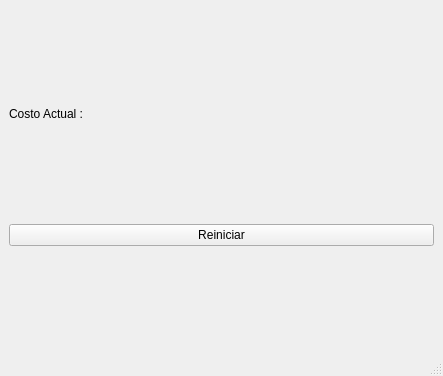
<?xml version="1.0" encoding="UTF-8"?>
<ui version="4.0">
 <class>MainWindow</class>
 <widget class="QMainWindow" name="MainWindow">
  <property name="geometry">
   <rect>
    <x>0</x>
    <y>0</y>
    <width>443</width>
    <height>376</height>
   </rect>
  </property>
  <property name="windowTitle">
   <string>MainWindow</string>
  </property>
  <widget class="QWidget" name="centralwidget">
   <layout class="QGridLayout" name="gridLayout_2">
    <item row="2" column="0">
     <widget class="QLabel" name="rewardLbl">
      <property name="maximumSize">
       <size>
        <width>16777215</width>
        <height>15</height>
       </size>
      </property>
      <property name="text">
       <string>Costo Actual :</string>
      </property>
     </widget>
    </item>
    <item row="5" column="0">
     <widget class="QPushButton" name="restart_btn">
      <property name="text">
       <string>Reiniciar</string>
      </property>
     </widget>
    </item>
    <item row="4" column="0">
     <layout class="QVBoxLayout" name="verticalLayout_5">
      <item>
       <layout class="QHBoxLayout" name="ColumnLyt">
        <property name="spacing">
         <number>1</number>
        </property>
       </layout>
      </item>
      <item>
       <layout class="QHBoxLayout" name="horizontalLayout_2">
        <property name="spacing">
         <number>1</number>
        </property>
        <item>
         <layout class="QVBoxLayout" name="RowLyt">
          <property name="spacing">
           <number>1</number>
          </property>
         </layout>
        </item>
        <item>
         <layout class="QGridLayout" name="mapGrd">
          <property name="spacing">
           <number>1</number>
          </property>
         </layout>
        </item>
       </layout>
      </item>
     </layout>
    </item>
   </layout>
  </widget>
  <widget class="QStatusBar" name="statusbar"/>
 </widget>
 <resources/>
 <connections/>
</ui>
